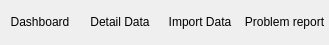
            <widget class="QFrame" name="DT_fun_frame">
             <property name="maximumSize">
              <size>
               <width>16777215</width>
               <height>45</height>
              </size>
             </property>
             <property name="frameShape">
              <enum>QFrame::NoFrame</enum>
             </property>
             <layout class="QHBoxLayout" name="horizontalLayout_51">
              <property name="spacing">
               <number>0</number>
              </property>
              <property name="leftMargin">
               <number>0</number>
              </property>
              <property name="topMargin">
               <number>0</number>
              </property>
              <property name="rightMargin">
               <number>0</number>
              </property>
              <property name="bottomMargin">
               <number>0</number>
              </property>
              <item>
               <widget class="QPushButton" name="DT_dashboard_btn">
                <property name="sizePolicy">
                 <sizepolicy hsizetype="Minimum" vsizetype="Maximum">
                  <horstretch>0</horstretch>
                  <verstretch>0</verstretch>
                 </sizepolicy>
                </property>
                <property name="text">
                 <string>Dashboard</string>
                </property>
                <property name="icon">
                 <iconset>
                  <normaloff>../../../../../../program/Icons/Dashboard.ico</normaloff>../../../../../../program/Icons/Dashboard.ico</iconset>
                </property>
                <property name="iconSize">
                 <size>
                  <width>50</width>
                  <height>25</height>
                 </size>
                </property>
                <property name="default">
                 <bool>false</bool>
                </property>
                <property name="flat">
                 <bool>true</bool>
                </property>
               </widget>
              </item>
              <item>
               <widget class="QPushButton" name="DT_data_btn">
                <property name="text">
                 <string>Detail Data</string>
                </property>
                <property name="icon">
                 <iconset>
                  <normaloff>../../../../../../program/Icons/Record.ico</normaloff>../../../../../../program/Icons/Record.ico</iconset>
                </property>
                <property name="iconSize">
                 <size>
                  <width>25</width>
                  <height>25</height>
                 </size>
                </property>
                <property name="flat">
                 <bool>true</bool>
                </property>
               </widget>
              </item>
              <item>
               <widget class="QPushButton" name="DT_import_data_btn">
                <property name="text">
                 <string>Import Data</string>
                </property>
                <property name="icon">
                 <iconset>
                  <normaloff>../../../../../../Icons/Import.ico</normaloff>../../../../../../Icons/Import.ico</iconset>
                </property>
                <property name="iconSize">
                 <size>
                  <width>25</width>
                  <height>25</height>
                 </size>
                </property>
                <property name="flat">
                 <bool>true</bool>
                </property>
               </widget>
              </item>
              <item>
               <widget class="QPushButton" name="DT_problem_report_btn">
                <property name="text">
                 <string>Problem report</string>
                </property>
                <property name="icon">
                 <iconset>
                  <normaloff>../../../../../../program/Icons/problem_report.png</normaloff>../../../../../../program/Icons/problem_report.png</iconset>
                </property>
                <property name="iconSize">
                 <size>
                  <width>25</width>
                  <height>25</height>
                 </size>
                </property>
                <property name="flat">
                 <bool>true</bool>
                </property>
               </widget>
              </item>
             </layout>
            </widget>
